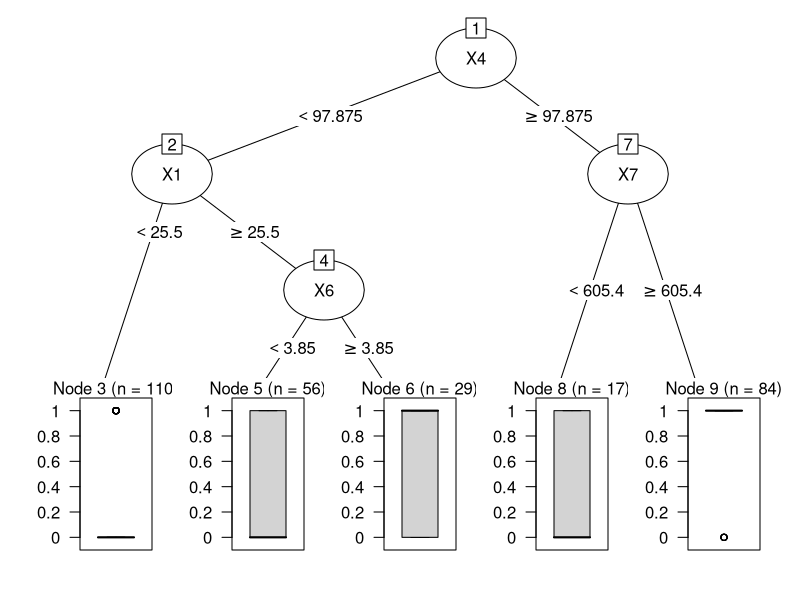
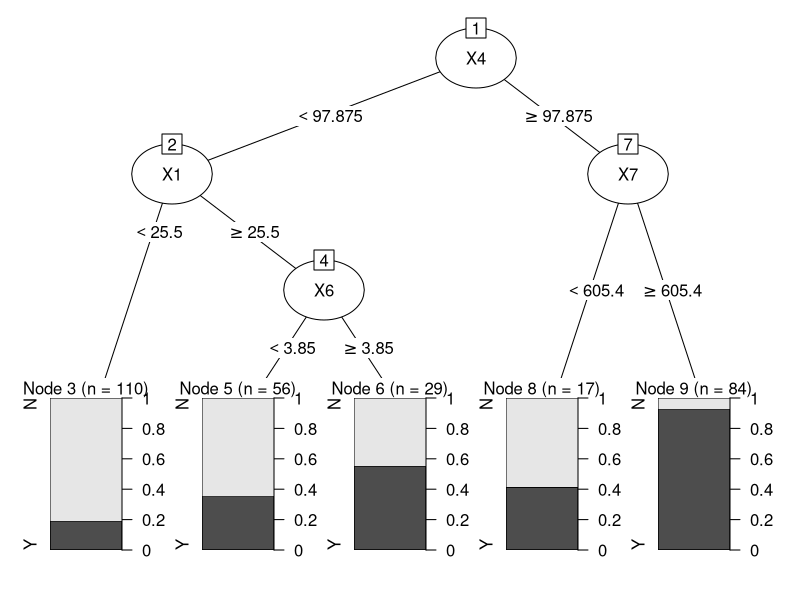
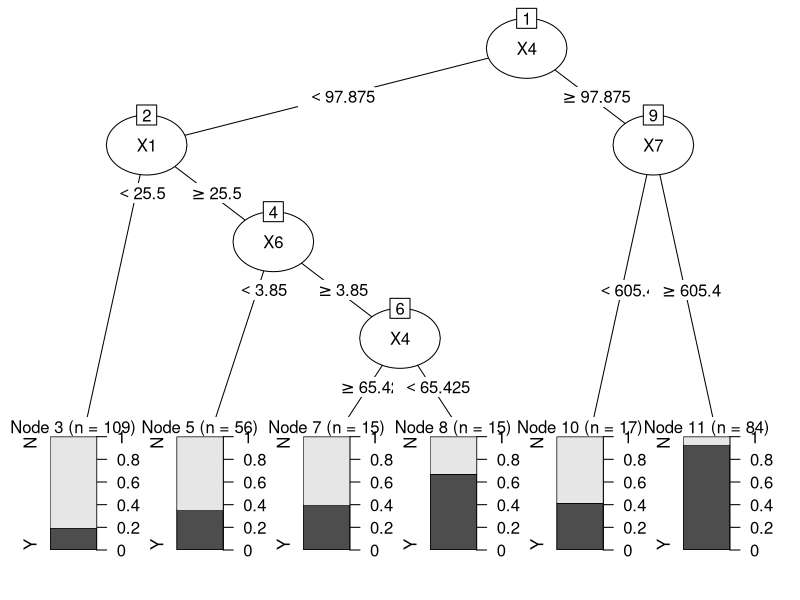
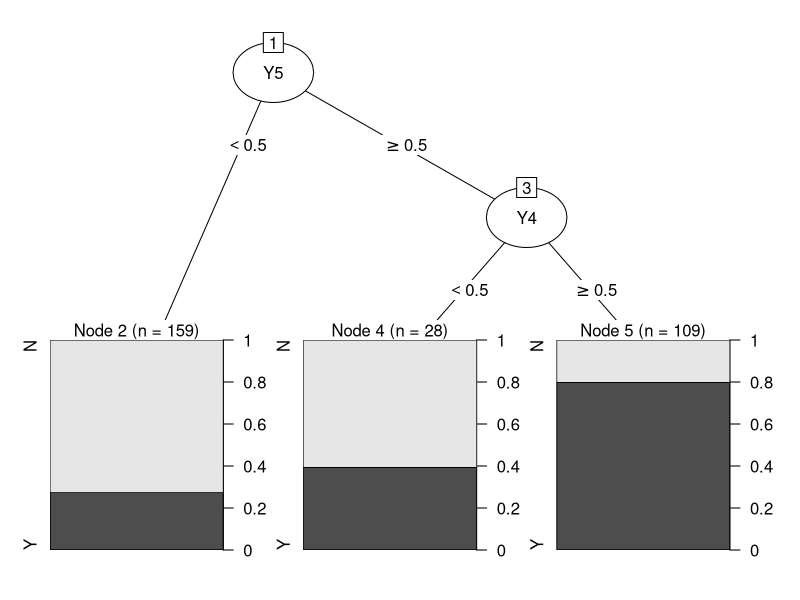
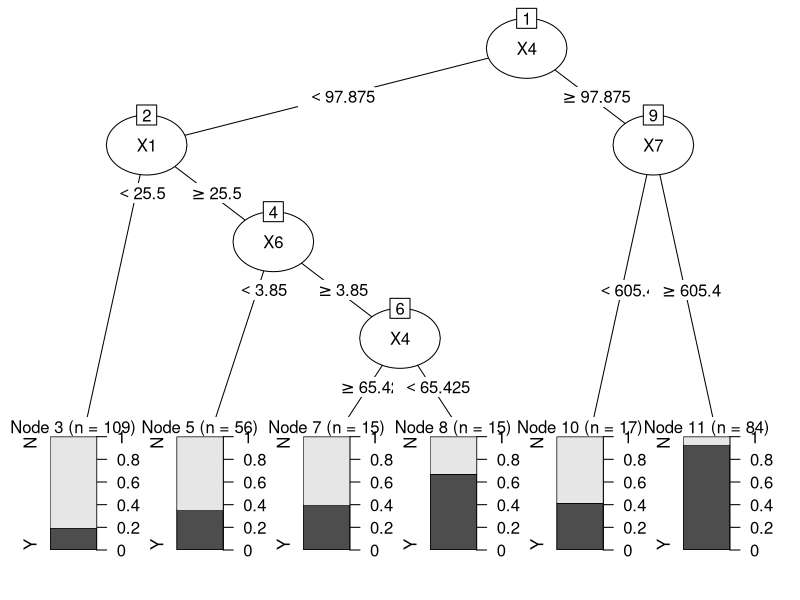
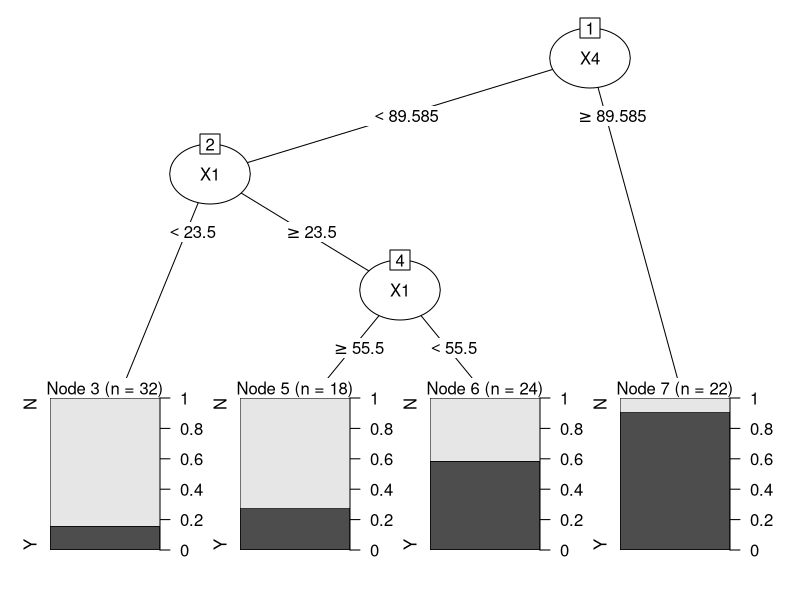
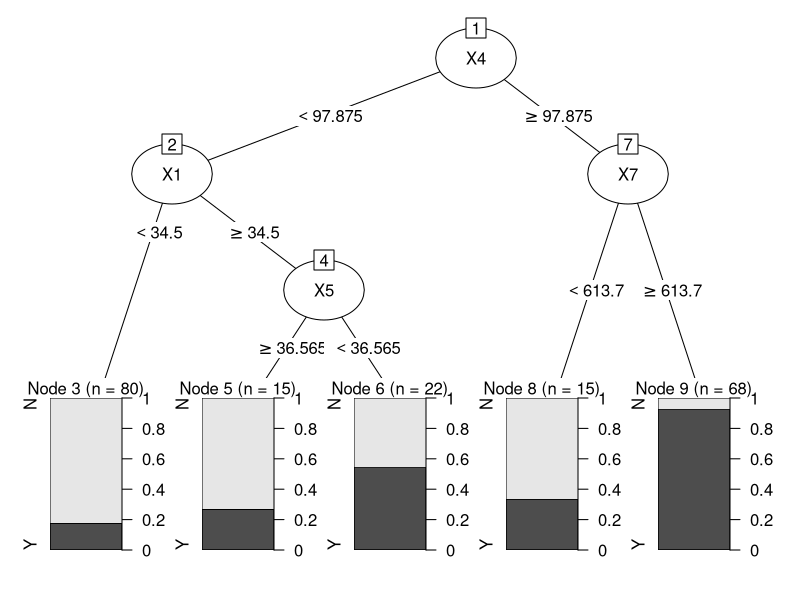
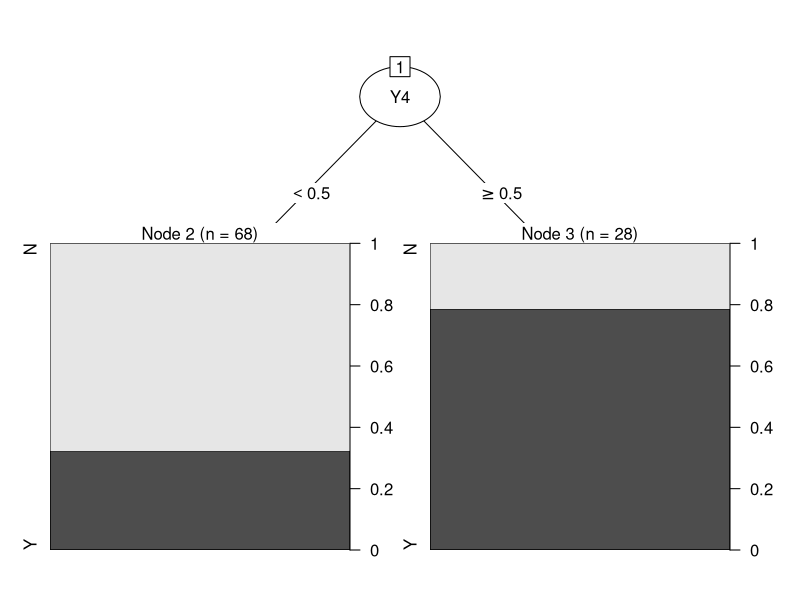

Here is the R script that generated these plots, in order:
library(rpart)
library(partykit)
library(readxl)

rm(list=ls())

proj_data = read_excel("project-data.xlsx")
# removing the 'id' column
proj_data <- proj_data[,-1]
# used to display the names of the columns
names(proj_data)
# used to attach the data_set to R's search path so that columns can be accessed by
# just using there names as variables
attach(proj_data) 
# structure of the data_set
str(proj_data)

# creating a model where all the data (.) is used and 'Response' is the the Target variable (~)
# method='class' is used for a classification tree
# model includes all the X's, Y's and Group
proj_model_resp <-rpart(Response ~ ., data=proj_data, method='class', 
                        control=rpart.control(minsplit=30, minbucket=15, maxdepth=8 ))
# ploting the DT with all the data
plot(as.party(proj_model_resp))

# converting the 'Response' into a categorical value 'target'
target = ifelse(Response==1,'Y','N')

proj_data <- data.frame(proj_data, target)
# removing 'Response' from the data
proj_data <- proj_data[,-1]

# creating the same model with the Target variable as the categorical value
# model includes all the X's, Y's and Group
proj_model_tar <-rpart(target ~ ., data=proj_data, method='class', 
                       control=rpart.control(minsplit=30, minbucket=15, maxdepth=8 ))
plot(as.party(proj_model_tar))

# getting only X cols
Xdata = proj_data[c(2:8)]
# creating a model with only X's
proj_model_X <-rpart(target ~ ., data=Xdata, method='class', 
                     control=rpart.control(minsplit=30, minbucket=15, maxdepth=8 ))
plot(as.party(proj_model_X))

# getting only Y cols
Ydata = proj_data[c(9:15)]
# creating a model with only Y's
proj_model_Y <-rpart(target ~ ., data=Ydata, method='class', 
                     control=rpart.control(minsplit=30, minbucket=15, maxdepth=8 ))
plot(as.party(proj_model_Y))

# creating a model with X's and Y's without Group
XYdata = proj_data[c(2:14)]
proj_model_XY <-rpart(target ~ ., data=XYdata, method='class', 
                      control=rpart.control(minsplit=30, minbucket=15, maxdepth=8 ))
plot(as.party(proj_model_XY))

# getting data of only X's and Group
XGdata = proj_data[c(1:8, 16)]
# spliting data based on Group
XGdata = split(XGdata, XGdata$Group)
XGdata0 = XGdata[[1]]
XGdata1 = XGdata[[2]]

# creating a model with X's and Group 0
proj_model_XG0 <-rpart(XGdata0$target ~ ., data=XGdata0, method='class', 
                       control=rpart.control(minsplit=30, minbucket=15, maxdepth=8 ))
plot(as.party(proj_model_XG0))

# creating a model with X's and Group 1
proj_model_XG1 <-rpart(XGdata1$target ~ ., data=XGdata1, method='class', 
                       control=rpart.control(minsplit=30, minbucket=15, maxdepth=8 ))
plot(as.party(proj_model_XG1))

# getting data of only Y's and Group
YGdata = proj_data[c(1, 9:15, 16)]
# spliting data based on Group
YGdata = split(YGdata, YGdata$Group)
YGdata0 = YGdata[[1]]
YGdata1 = YGdata[[2]]

# creating a model with Y's and Group 0
proj_model_YG0 <-rpart(YGdata0$target ~ ., data=YGdata0, method='class', 
                       control=rpart.control(minsplit=30, minbucket=15, maxdepth=8 ))
plot(as.party(proj_model_YG0))

# creating a model with Y's and Group 1
proj_model_YG1 <-rpart(YGdata1$target ~ ., data=YGdata1, method='class', 
                       control=rpart.control(minsplit=30, minbucket=15, maxdepth=8 ))
plot(as.party(proj_model_YG1))

# spliting data based on Group
XYGdata = split(proj_data, proj_data$Group)
XYGdata0 = XYGdata[[1]]
XYGdata1 = XYGdata[[2]]
# creating a model with XY's and Group 0
proj_model_XYG0 <-rpart(XYGdata0$target ~ ., data=XYGdata0, method='class', 
                        control=rpart.control(minsplit=30, minbucket=15, maxdepth=8 ))
plot(as.party(proj_model_XYG0))

# creating a model with XY's and Group 1
proj_model_XYG1 <-rpart(XYGdata1$target ~ ., data=XYGdata1, method='class', 
                        control=rpart.control(minsplit=30, minbucket=15, maxdepth=8 ))
plot(as.party(proj_model_XYG1))
